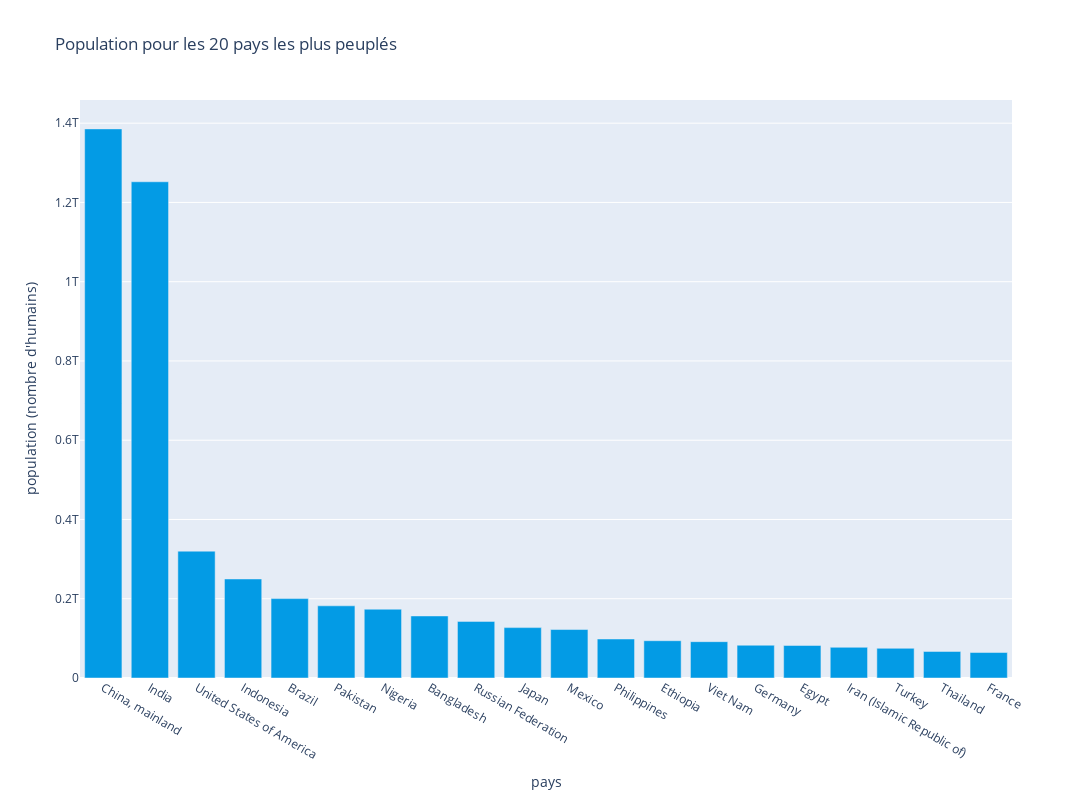

Notebook code cell kept with this figure:
### Markdown cell above
Après suprétion de la ligne 'agrégat', nous obtenons :

    Le nombre d'humains sur la planète est: 6997326000

### Code cell
# Création des labels et des valeurs
FAOSTAT_2013_population.sort_values(by='Value', ascending=False, inplace=True )
label_px = {'x':'pays', 'y':"population (nombre d'humains)"}

# Création du graphique
fig = px.bar(x=FAOSTAT_2013_population.head(20).Country, y=FAOSTAT_2013_population.head(20).Value*1000000, 
            height=1000, color_discrete_sequence=color_list_bar, labels=label_px,
            title="Population pour les 20 pays les plus peuplés")

# Mise à l'échel et affichage du graphique
fig.update_layout(
    autosize=False,
    width=1400,
    height=800
)
fig.show()

### Figure 1 — Plotly figure (JSON) as saved in the notebook; plotly's stock layout.template omitted (floating-point values rounded to 4 significant figures)
{"data": [{"alignmentgroup": "True", "hovertemplate": "pays=%{x}<br>population (nombre d'humains)=%{y}<extra></extra>", "legendgroup": "", "marker": {"color": "#039be5", "pattern": {"shape": ""}}, "name": "", "offsetgroup": "", "orientation": "v", "showlegend": false, "textposition": "auto", "type": "bar", "x": ["China, mainland", "India", "United States of America", "Indonesia", "Brazil", "Pakistan", "Nigeria", "Bangladesh", "Russian Federation", "Japan", "Mexico", "Philippines", "Ethiopia", "Viet Nam", "Germany", "Egypt", "Iran (Islamic Republic of)", "Turkey", "Thailand", "France"], "xaxis": "x", "y": [1385567000000, 1252140000000, 320051000000, 249866000000, 200362000000, 182143000000, 173615000000, 156595000000, 142834000000, 127144000000, 122332000000, 98394000000, 94101000000, 91680000000, 82727000000, 82056000000, 77447000000, 74933000000, 67011000000, 64291000000], "yaxis": "y"}], "layout": {"autosize": false, "barmode": "relative", "height": 800, "legend": {"tracegroupgap": 0}, "title": {"text": "Population pour les 20 pays les plus peuplés"}, "width": 1400, "xaxis": {"anchor": "y", "domain": [0, 1], "title": {"text": "pays"}}, "yaxis": {"anchor": "x", "domain": [0, 1], "title": {"text": "population (nombre d'humains)"}}}}
